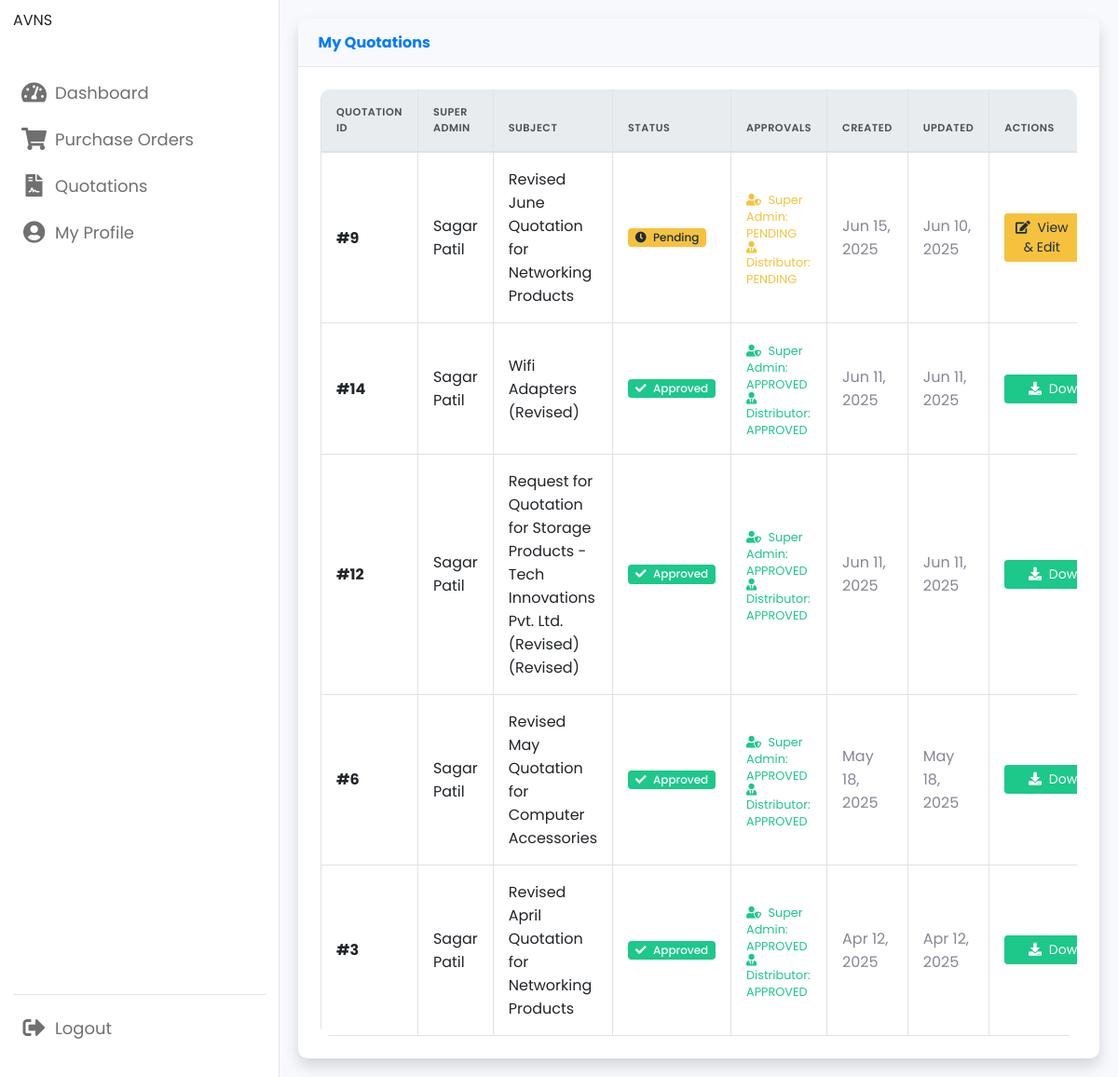
Page /distributor/view_Adminquotation.php (signed in) on the committed database.
### tables this page shows
CREATE TABLE `quotation_header` (
  `quotation_id` int(11) NOT NULL,
  `customerId` int(11) DEFAULT NULL,
  `status` enum('PENDING','APPROVED','REJECTED') NOT NULL,
  `createdAt` datetime DEFAULT current_timestamp(),
  `updatedAt` datetime DEFAULT NULL ON UPDATE current_timestamp(),
  `superAdminId` int(11) NOT NULL,
  `distributorId` int(11) DEFAULT NULL,
  `subject` varchar(255) NOT NULL,
  `customer_approval` enum('PENDING','APPROVED','REJECTED') DEFAULT 'PENDING',
  `superadmin_approval` enum('PENDING','APPROVED','REJECTED') DEFAULT 'PENDING',
  `distributor_approval` enum('PENDING','APPROVED','REJECTED') DEFAULT 'PENDING'
);

CREATE TABLE `users` (
  `id` int(11) NOT NULL,
  `name` varchar(100) NOT NULL,
  `email` varchar(100) NOT NULL,
  `password` varchar(255) NOT NULL,
  `mobileNo` varchar(15) DEFAULT NULL,
  `created_at` timestamp NOT NULL DEFAULT current_timestamp(),
  `reset_token` varchar(255) DEFAULT NULL,
  `reset_token_expiry` datetime DEFAULT NULL
);

### distributor/view_Adminquotation.php (the view, shortened to what this page needs)
<?php
include 'Dnav.php';
$host = "localhost";
$username = "root";
$password = "";
$database = "sales_management";
$conn = new mysqli($host, $username, $password, $database);
$distributorId = $_SESSION['user_id'];
$sql = "SELECT
            qh.quotation_id,
            qh.status,
            qh.createdAt,
            qh.updatedAt,
            qh.subject,
            qh.superadmin_approval,
            qh.distributor_approval,
            u.name AS superadmin_name,
            pd.id AS purchase_id
        FROM quotation_header qh
        JOIN users u ON qh.superAdminId = u.id
        LEFT JOIN purchase_details pd ON pd.quotation_id = qh.quotation_id
        WHERE qh.distributorId = ?
        GROUP BY qh.quotation_id
        ORDER BY qh.createdAt DESC";
$stmt = $conn->prepare($sql);
$stmt->bind_param("i", $distributorId);
$stmt->execute();
$result = $stmt->get_result();
$groupedQuotations = [];
while ($quotation = $result->fetch_assoc()) {
    $quotation_id = $quotation['quotation_id'];
    $groupedQuotations[$quotation_id] = [
        'quotation_id' => $quotation['quotation_id'],
        'subject' => $quotation['subject'],
        'superadmin_name' => $quotation['superadmin_name'],
        'status' => $quotation['status'],
        'superadmin_approval' => $quotation['superadmin_approval'],
        'distributor_approval' => $quotation['distributor_approval'],
        'createdAt' => $quotation['createdAt'],
        'updatedAt' => $quotation['updatedAt'],
        'purchase_id' => $quotation['purchase_id'],
        'products' => []
    ];
}
?>
<!DOCTYPE html>
<html lang="en">
<head>
    <link rel="stylesheet" href="https://stackpath.bootstrapcdn.com/bootstrap/4.3.1/css/bootstrap.min.css">
    <link rel="stylesheet" href="https://cdnjs.cloudflare.com/ajax/libs/font-awesome/5.15.4/css/all.min.css">
    <link rel="stylesheet" href="style.css">
</head>
<body>
<div class="container-fluid">
    <div class="card shadow mb-4">
        <div class="card-header py-3 d-flex justify-content-between align-items-center">
            <h6 class="m-0 font-weight-bold text-primary">My Quotations</h6>
        </div>
        <div class="card-body">
            <?php if (isset($groupedQuotations) && count($groupedQuotations) > 0): ?>
                <div class="table-responsive">
                    <table class="table table-bordered table-hover" id="dataTable" width="100%" cellspacing="0">
                        <thead class="thead-light">
                            <tr>
                                <th>Quotation ID</th>
                                <th>Super Admin</th>
                                <th>Subject</th>
                                <th>Status</th>
                                <th>Approvals</th>
                                <th>Created</th>
                                <th>Updated</th>
                                <th>Actions</th>
                            </tr>
                        </thead>
                        <tbody>
                            <?php foreach ($groupedQuotations as $quotation): ?>
                                <tr>
                                    <td class="font-weight-bold">#<?= htmlspecialchars($quotation['quotation_id']); ?></td>
                                    <td><?= htmlspecialchars($quotation['superadmin_name']); ?></td>
                                    <td><?= htmlspecialchars($quotation['subject']); ?></td>
                                    <td>
                                        <?php if ($quotation['status'] == 'APPROVED'): ?>
                                            <span class="badge badge-success"><i class="fas fa-check mr-1"></i> Approved</span>
                                        <?php elseif ($quotation['status'] == 'REJECTED'): ?>
                                            <span class="badge badge-danger"><i class="fas fa-times mr-1"></i> Rejected</span>
                                        <?php else: ?>
                                            <span class="badge badge-warning"><i class="fas fa-clock mr-1"></i> Pending</span>
                                        <?php endif; ?>
                                    </td>
                                    <td>
                                        <div class="approval-status">
                                            <div class="<?= $quotation['superadmin_approval'] == 'APPROVED' ? 'approval-approved' : ($quotation['superadmin_approval'] == 'REJECTED' ? 'approval-rejected' : 'approval-pending') ?>">
                                                <i class="fas fa-user-shield mr-1"></i> Super Admin: <?= $quotation['superadmin_approval'] ?: 'PENDING' ?>
                                            </div>
                                            <div class="<?= $quotation['distributor_approval'] == 'APPROVED' ? 'approval-approved' : ($quotation['distributor_approval'] == 'REJECTED' ? 'approval-rejected' : 'approval-pending') ?>">
                                                <i class="fas fa-user-tie mr-1"></i> Distributor: <?= $quotation['distributor_approval'] ?: 'PENDING' ?>
                                            </div>
                                        </div>
                                    </td>
                                    <td class="text-muted"><?= date('M d, Y', strtotime($quotation['createdAt'])); ?></td>
                                    <td class="text-muted"><?= date('M d, Y', strtotime($quotation['updatedAt'])); ?></td>
                                    <td>
    <div class="action-buttons">
        <?php if ($quotation['status'] == 'APPROVED'): ?>
            <a href="download_quotation.php?quotation_id=<?= $quotation['quotation_id']; ?>" class="btn btn-success btn-sm">
                <i class="fas fa-download mr-1"></i> Download
            </a>
        <?php else: ?>
            <a href="editquotation.php?quotation_id=<?= $quotation['quotation_id']; ?>" class="btn btn-warning btn-sm" title="Edit Quotation">
                <i class="fas fa-edit mr-1"></i> View & Edit
            </a>
        <?php endif; ?>
    </div>
</td>
                                </tr>
                            <?php endforeach; ?>
                        </tbody>
                    </table>
                </div>
            <?php endif; ?>
        </div>
    </div>
</div>
</body>
</html>

### distributor/style.css (style rules this page uses)
* { margin: 0; padding: 0; box-sizing: border-box; font-family: 'Poppins', sans-serif; }
:root { --primary-color: #0E4BF1; --panel-color: #FFF; --text-color: #000; --black-light-color: #707070; --border-color: #e6e5e5; --toggle-color: #DDD; --box1-color: #4DA3FF; --box2-color: #FFE6AC; --box3-color: #E7D1FC; --title-icon-color: #fff; --tran-05: all 0.5s ease; --tran-03: all 0.3s ease; --tran-03: all 0.2s ease; }
body { min-height: 100vh; background-color: var(--primary-color); }

### distributor/view_Adminquotation.php (style rules this page uses)
:root { --primary-color: #4e73df; --secondary-color: #f8f9fc; --success-color: #1cc88a; --info-color: #36b9cc; --warning-color: #f6c23e; --danger-color: #e74a3b; --light-color: #f8f9fc; --dark-color: #5a5c69; }
body { background: #f8f9fc; font-family: 'Nunito', -apple-system, BlinkMacSystemFont, 'Segoe UI', Roboto, 'Helvetica Neue', Arial, sans-serif; margin-left: 300px; }
.container-fluid { padding: 20px; }
.card { border: none; border-radius: 10px; box-shadow: 0 0.15rem 1.75rem 0 rgba(58, 59, 69, 0.15); margin-bottom: 20px; }
.card-header { background-color: #f8f9fc; border-bottom: 1px solid #e3e6f0; padding: 1rem 1.35rem; border-radius: 10px 10px 0 0 !important; }
.card-body { padding: 1.5rem; }
.table { margin-bottom: 0; }
.table th { border-top: none; color: var(--dark-color); font-weight: 600; text-transform: uppercase; font-size: 0.7rem; letter-spacing: 0.5px; padding: 1rem; background-color: #f8f9fc; }
.table td { padding: 1rem; vertical-align: middle; border-top: 1px solid #e3e6f0; }
.table-responsive { border-radius: 10px; overflow: hidden; }
.badge { font-weight: 500; padding: 0.35em 0.65em; font-size: 0.75em; }
.badge-success { background-color: var(--success-color); }
.badge-warning { background-color: var(--warning-color); color: #1f2d3d; }
.btn-sm { padding: 0.25rem 0.5rem; font-size: 0.875rem; line-height: 1.5; border-radius: 0.2rem; }
.action-buttons { display: flex; gap: 5px; }
.action-buttons .btn { flex: 1; min-width: 80px; padding: 0.25rem 0.5rem; font-size: 0.875rem; }
.btn-success { background-color: var(--success-color); border-color: var(--success-color); }
.btn-warning { background-color: var(--warning-color); border-color: var(--warning-color); color: #1f2d3d; }
.text-muted { color: #858796 !important; }
.approval-status { font-size: 0.8rem; margin-top: 5px; }
.approval-approved { color: var(--success-color); }
.approval-pending { color: var(--warning-color); }

### rows in the picture
quotation_header: quotation_id "9", superAdminId.name "Sagar Patil", subject "Revised June Quotation for Networking Products", status "PENDING" (drawn), superadmin_approval "PENDING", distributor_approval "PENDING", createdAt "Jun 15, 2025", updatedAt "Jun 10, 2025"
quotation_header: quotation_id "14", superAdminId.name "Sagar Patil", subject "Wifi Adapters (Revised)", status "APPROVED" (drawn), superadmin_approval "APPROVED", distributor_approval "APPROVED", createdAt "Jun 11, 2025", updatedAt "Jun 11, 2025"
quotation_header: quotation_id "12", superAdminId.name "Sagar Patil", subject "Request for Quotation for Storage Products - Tech Innovations Pvt. Ltd. (Revised) (Revised)", status "APPROVED" (drawn), superadmin_approval "APPROVED", distributor_approval "APPROVED", createdAt "Jun 11, 2025", updatedAt "Jun 11, 2025"
quotation_header: quotation_id "6", superAdminId.name "Sagar Patil", subject "Revised May Quotation for Computer Accessories", status "APPROVED" (drawn), superadmin_approval "APPROVED", distributor_approval "APPROVED", createdAt "May 18, 2025", updatedAt "May 18, 2025"
quotation_header: quotation_id "3", superAdminId.name "Sagar Patil", subject "Revised April Quotation for Networking Products", status "APPROVED" (drawn), superadmin_approval "APPROVED", distributor_approval "APPROVED", createdAt "Apr 12, 2025", updatedAt "Apr 12, 2025"
